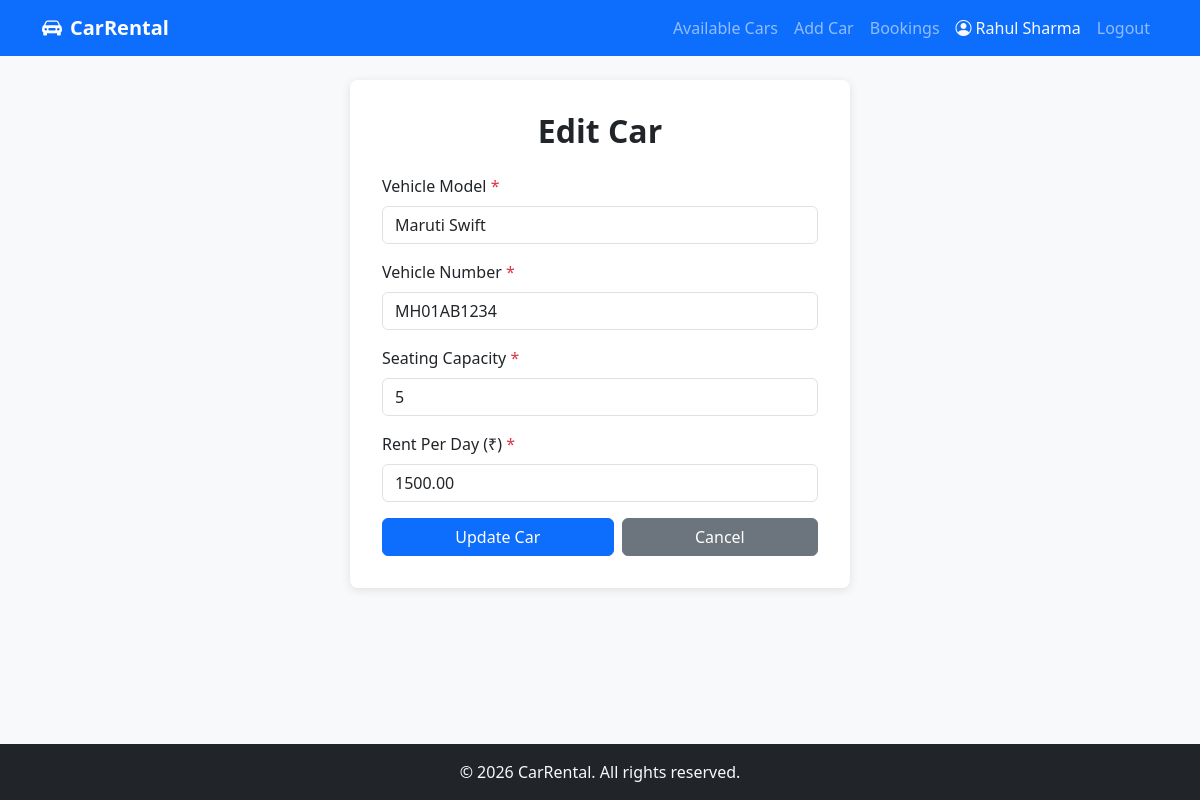
The app's page /agency/edit_car.php?id=1 (signed in) with its own data.
### tables this page shows
CREATE TABLE cars (
    id INT PRIMARY KEY AUTO_INCREMENT,
    agency_id INT NOT NULL,
    vehicle_model VARCHAR(255) NOT NULL,
    vehicle_number VARCHAR(50) UNIQUE NOT NULL,
    seating_capacity INT NOT NULL,
    rent_per_day DECIMAL(10, 2) NOT NULL,
    is_available BOOLEAN DEFAULT TRUE,
    created_at TIMESTAMP DEFAULT CURRENT_TIMESTAMP,
    updated_at TIMESTAMP DEFAULT CURRENT_TIMESTAMP ON UPDATE CURRENT_TIMESTAMP,
    FOREIGN KEY (agency_id) REFERENCES users(id) ON DELETE CASCADE,
    INDEX idx_agency_id (agency_id),
    INDEX idx_is_available (is_available)
);

### includes/functions.php (called while the page is built, shortened)
<?php
function getUserId() {
    return isset($_SESSION['user_id']) ? (int)$_SESSION['user_id'] : null;
}
function escape($value) {
    return htmlspecialchars($value ?? '', ENT_QUOTES, 'UTF-8');
}

### agency/edit_car.php (the view, shortened to what this page needs)
<?php
require_once __DIR__ . '/../config/database.php';
require_once __DIR__ . '/../includes/functions.php';
$agencyId = getUserId();
$carId = isset($_GET['id']) ? (int)$_GET['id'] : 0;
$stmt = $conn->prepare('SELECT * FROM cars WHERE id = ? AND agency_id = ?');
$stmt->bind_param('ii', $carId, $agencyId);
$stmt->execute();
$result = $stmt->get_result();
$car = $result->fetch_assoc();
$vehicleModel    = $car['vehicle_model'];
$vehicleNumber   = $car['vehicle_number'];
$seatingCapacity = $car['seating_capacity'];
$rentPerDay      = $car['rent_per_day'];
require_once __DIR__ . '/../includes/header.php';
?>
<div class="row justify-content-center">
    <div class="col-md-6">
        <div class="form-wrapper">
            <h2 class="page-heading text-center">Edit Car</h2>
            <form method="POST" action="" onsubmit="return validateCarForm(this);">
                <div class="mb-3">
                    <label for="vehicle_model" class="form-label">Vehicle Model <span class="text-danger">*</span></label>
                    <input type="text" class="form-control" id="vehicle_model" name="vehicle_model"
                           value="<?php echo escape($vehicleModel); ?>" required>
                </div>
                <div class="mb-3">
                    <label for="vehicle_number" class="form-label">Vehicle Number <span class="text-danger">*</span></label>
                    <input type="text" class="form-control" id="vehicle_number" name="vehicle_number"
                           value="<?php echo escape($vehicleNumber); ?>" required>
                </div>
                <div class="mb-3">
                    <label for="seating_capacity" class="form-label">Seating Capacity <span class="text-danger">*</span></label>
                    <input type="number" class="form-control" id="seating_capacity" name="seating_capacity"
                           value="<?php echo escape($seatingCapacity); ?>" min="1" required>
                </div>
                <div class="mb-3">
                    <label for="rent_per_day" class="form-label">Rent Per Day (₹) <span class="text-danger">*</span></label>
                    <input type="number" class="form-control" id="rent_per_day" name="rent_per_day"
                           value="<?php echo escape($rentPerDay); ?>" min="0.01" step="0.01" required>
                </div>
                <div class="d-flex gap-2">
                    <button type="submit" class="btn btn-primary flex-fill">Update Car</button>
                    <a href="/agency/add_car.php" class="btn btn-secondary flex-fill">Cancel</a>
                </div>
            </form>
        </div>
    </div>
</div>
<?php require_once __DIR__ . '/../includes/footer.php'; ?>

### css/style.css (style rules this page uses)
body { font-family: 'Segoe UI', Tahoma, Geneva, Verdana, sans-serif; background-color: #f8f9fa; min-height: 100vh; display: flex; flex-direction: column; }
.form-wrapper { max-width: 500px; margin: 0 auto; background: #fff; border-radius: 8px; box-shadow: 0 2px 10px rgba(0, 0, 0, 0.1); padding: 2rem; }
.page-heading { font-weight: 700; margin-bottom: 1.5rem; }

### records on screen
cars: vehicle_model "Maruti Swift", vehicle_number "MH01AB1234", seating_capacity "5", rent_per_day "1500.00"

### other values on screen
getUserName() "Rahul Sharma"
